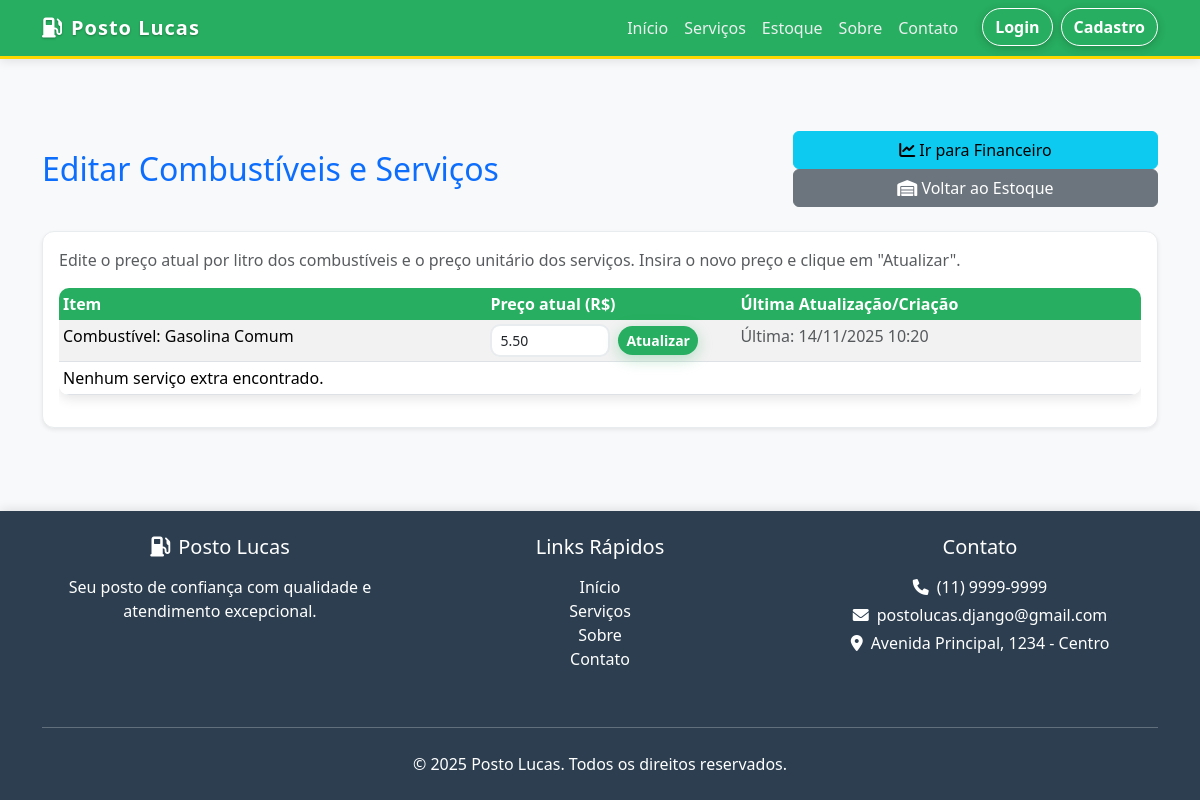
The page /gerenciamento/combustiveis/editar/ on the database as committed earlier.
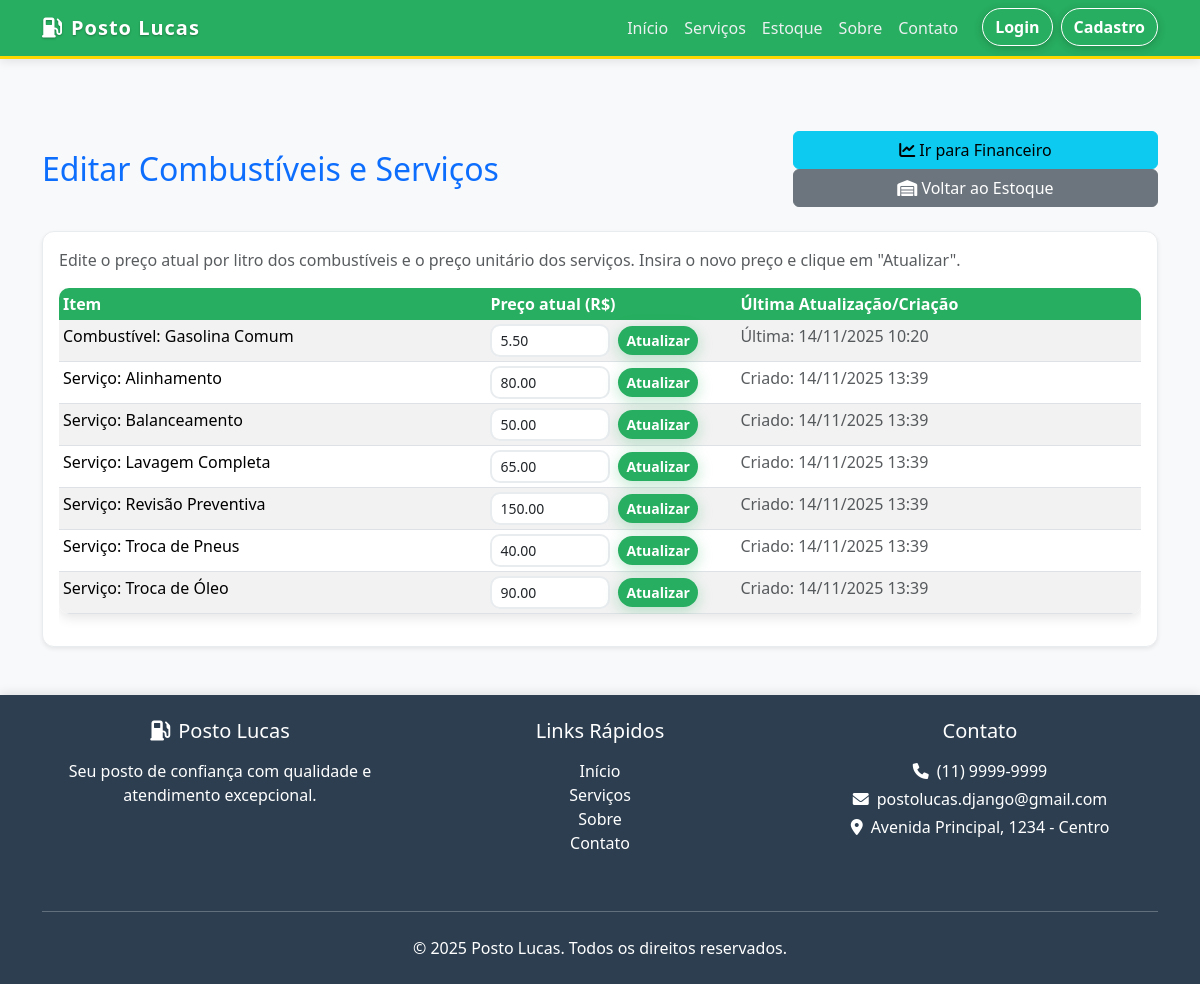
The same page on the database as committed later.
### apps/gerenciamento/models.py (models this page shows, shortened)
class EstoqueGasolina(models.Model):
    TIPOS_COMBUSTIVEL = [
        ('GAS_COMUM', 'Gasolina Comum'),
        ('GAS_ADITIVADA', 'Gasolina Aditivada'),
        ('DIESEL_COMUM', 'Diesel Comum'),
        ('DIESEL_S10', 'Diesel S-10'),
        ('ETANOL', 'Etanol'),
    ]
    tipo = models.CharField(
        max_length=20,
        choices=TIPOS_COMBUSTIVEL,
        unique=True,
        verbose_name="Tipo de Combustível"
    )
    quantidade_litros = models.DecimalField(
        max_digits=10,
        decimal_places=2,
        default=Decimal('0.00'),
        verbose_name="Estoque (Litros)"
    )
    preco_atual_litro = models.DecimalField(
        max_digits=10,
        decimal_places=2,
        default=Decimal('0.00'),
        verbose_name="Preço Atual por Litro (R$)"
    )
    data_ultima_atualizacao = models.DateTimeField(
        auto_now=True,
        verbose_name="Última Atualização"
    )
    class Meta:
        verbose_name = "Estoque de Combustível"
        verbose_name_plural = "Estoque de Combustíveis"

class Servico(models.Model):
    nome = models.CharField(max_length=120, verbose_name='Nome do Serviço')
    descricao = models.TextField(blank=True, null=True, verbose_name='Descrição')
    preco_unitario = models.DecimalField(max_digits=10, decimal_places=2, default=Decimal('0.00'), verbose_name='Preço por Unidade (R$)')
    criado_em = models.DateTimeField(auto_now_add=True)
    class Meta:
        verbose_name = 'Serviço'
        verbose_name_plural = 'Serviços'

### apps/gerenciamento/views.py (the view, shortened to what this page needs)
# urls.py: path('combustiveis/editar/', views.edit_combustiveis_view, name='edit_combustiveis'),
@require_http_methods(["GET", "POST"])
def edit_combustiveis_view(request):
    estoques = EstoqueGasolina.objects.all().order_by('tipo')
    servicos = Servico.objects.exclude(descricao__startswith='origem:combustivel:').order_by('nome')
    context = {
        'estoques': estoques,
        'servicos': servicos,
        'titulo': 'Editar Combustíveis e Serviços'
    }
    return render(request, 'gerenciamento/edit_combustiveis.html', context)

### templates/gerenciamento/edit_combustiveis.html (shortened to what this page needs)
{% extends "shared/base.html" %} {% load static %} {% load l10n %} {% block title %}{{ titulo }}{% endblock %} {% block content %}
<div class="container mt-5">
  <div
    class="d-flex flex-column flex-md-row justify-content-between align-items-start align-items-md-center mb-4"
  >
    <h2 class="mb-3 mb-md-0 text-primary">{{ titulo }}</h2>
    <div class="d-grid gap-2 d-md-block">
      <a href="{% url 'financeiro' %}" class="btn btn-info w-100 w-md-auto">
        <i class="fas fa-chart-line"></i>
        <span class="d-none d-md-inline">Ir para Financeiro</span>
      </a>
      <a
        href="{% url 'estoque_gasolina' %}"
        class="btn btn-secondary w-100 w-md-auto"
      >
        <i class="fas fa-warehouse"></i>
        <span class="d-none d-md-inline">Voltar ao Estoque</span>
      </a>
    </div>
  </div>
  <div class="card mb-4 shadow-sm">
    <div class="card-body">
      <p class="text-muted">
        Edite o preço atual por litro dos combustíveis e o preço unitário dos
        serviços. Insira o novo preço e clique em "Atualizar".
      </p>
      <div class="table-responsive">
        <table class="table table-sm table-striped">
          <thead>
            <tr>
              <th class="text-nowrap">Item</th>
              <th class="text-nowrap" style="width: 250px">Preço atual (R$)</th>
              <th class="text-nowrap">Última Atualização/Criação</th>
            </tr>
          </thead>
          <tbody>
            {% for item in estoques %}
            <tr>
              <td class="text-nowrap">
                Combustível: {{ item.get_tipo_display }}
              </td>
              <td>
                <form method="POST" class="d-flex gap-2 align-items-center">
                  <input
                    name="preco"
                    type="number"
                    step="0.01"
                    min="0"
                    class="form-control form-control-sm"
                    style="width: 120px"
                    placeholder="0.00"
                    value="{% if item.preco_atual_litro > 0 %}{{ item.preco_atual_litro|unlocalize }}{% endif %}"
                  />
                  <button class="btn btn-sm btn-success" type="submit">
                    Atualizar
                  </button>
                </form>
              </td>
              <td>
                <span class="text-muted text-nowrap">
                  Última: {{ item.data_ultima_atualizacao|date:"d/m/Y H:i" }}
                </span>
              </td>
            </tr>
            {% empty %}
            <tr>
              <td colspan="3">Nenhum combustível encontrado.</td>
            </tr>
            {% endfor %} {% for serv in servicos %}
            <tr>
              <td class="text-nowrap">Serviço: {{ serv.nome }}</td>
              <td>
                <form method="POST" class="d-flex gap-2 align-items-center">
                  <input
                    name="preco"
                    type="number"
                    step="0.01"
                    min="0"
                    class="form-control form-control-sm"
                    style="width: 120px"
                    placeholder="0.00"
                    value="{% if serv.preco_unitario > 0 %}{{ serv.preco_unitario|unlocalize }}{% endif %}"
                  />
                  <button class="btn btn-sm btn-success" type="submit">
                    Atualizar
                  </button>
                </form>
              </td>
              <td>
                <span class="text-muted text-nowrap">
                  Criado: {{ serv.criado_em|date:"d/m/Y H:i" }}
                </span>
              </td>
            </tr>
            {% empty %}
            <tr>
              <td colspan="3">Nenhum serviço extra encontrado.</td>
            </tr>
            {% endfor %}
          </tbody>
        </table>
      </div>
    </div>
  </div>
</div>
{% endblock %}

Rows that differ between the two databases and show on the page:
added Servico: nome "Alinhamento", preco "80.00", criado_em "14/11/2025 13:39"
added Servico: nome "Balanceamento", preco "50.00", criado_em "14/11/2025 13:39"
added Servico: nome "Lavagem Completa", preco "65.00", criado_em "14/11/2025 13:39"
added Servico: nome "Revisão Preventiva", preco "150.00", criado_em "14/11/2025 13:39"
added Servico: nome "Troca de Pneus", preco "40.00", criado_em "14/11/2025 13:39"
added Servico: nome "Troca de Óleo", preco "90.00", criado_em "14/11/2025 13:39"
Other text that changed with them:
text no longer shown: "Nenhum serviço extra encontrado."
